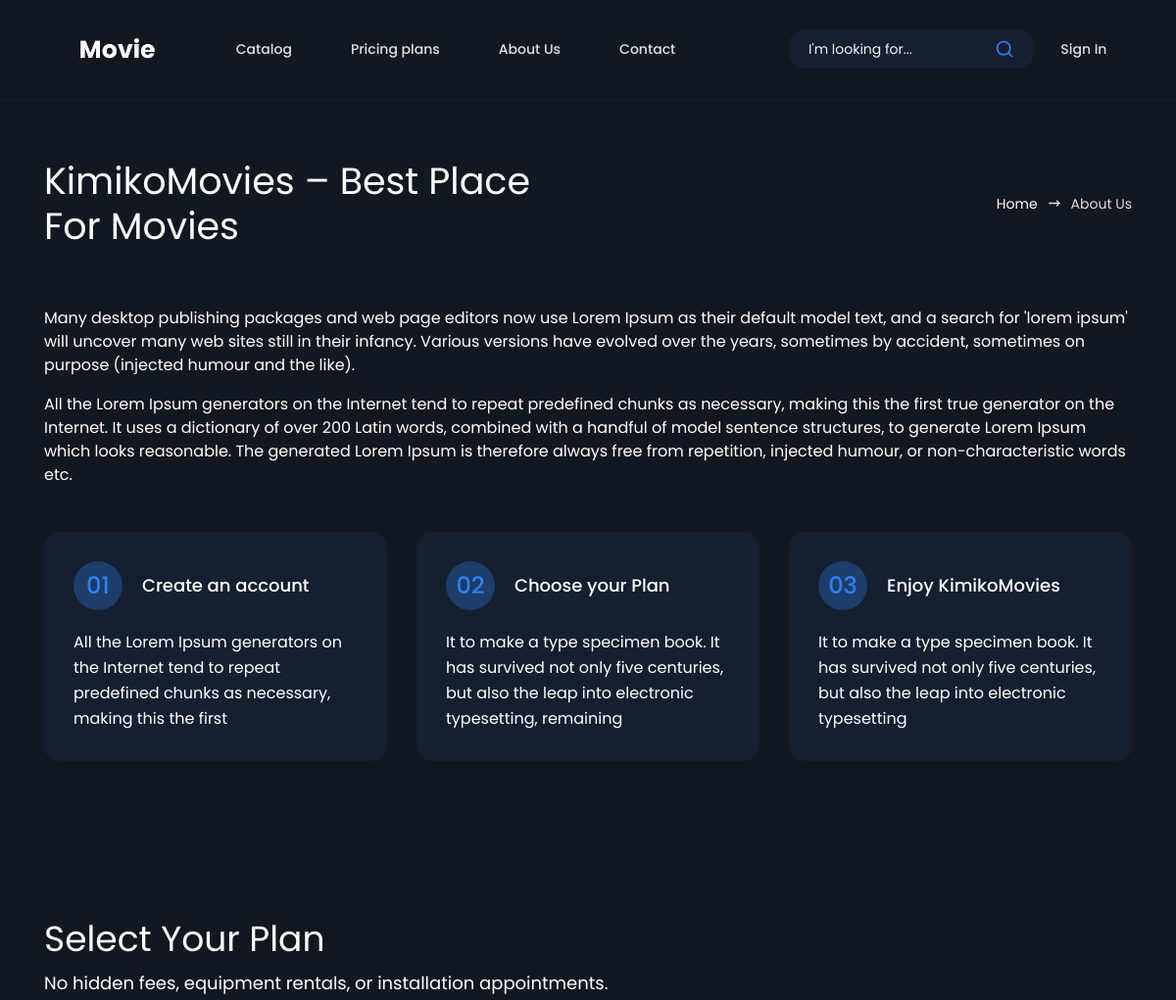
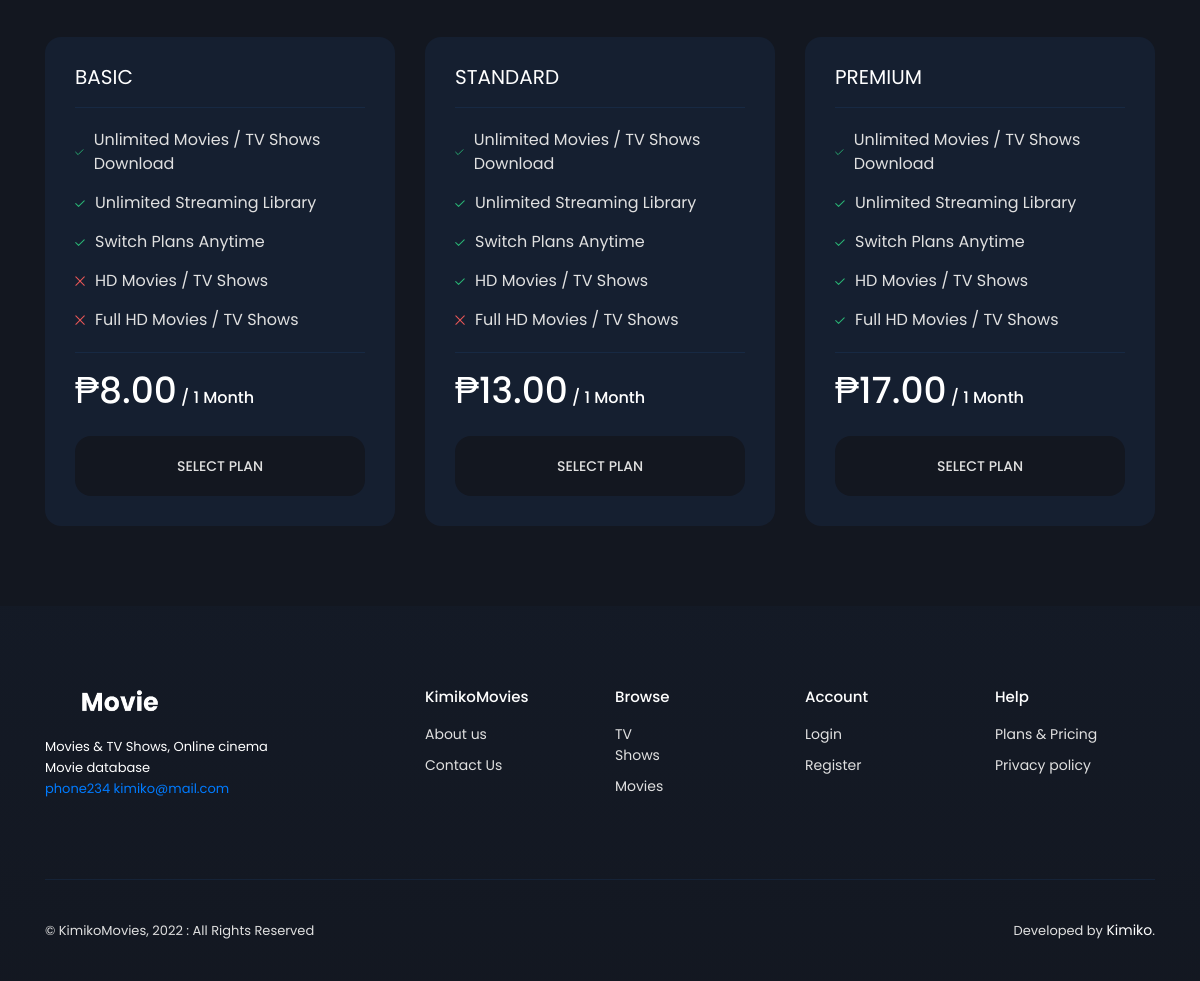
The app's page /pages/page_about.php with its own data (2 pictures, top to bottom).
### tables this page shows
CREATE TABLE `tbl_about` (
  `id` int(50) NOT NULL,
  `about` longtext NOT NULL,
  `tagline` longtext NOT NULL,
  `choose_plan` longtext NOT NULL,
  `account` longtext NOT NULL,
  `enjoy` longtext NOT NULL
);

CREATE TABLE `tbl_plans` (
  `id` int(50) NOT NULL,
  `plan` varchar(255) NOT NULL,
  `valid` varchar(255) NOT NULL,
  `cost` varchar(255) NOT NULL,
  `valid_type` varchar(255) NOT NULL,
  `max_size` varchar(255) NOT NULL DEFAULT '480'
);

### const/check_session.php (called while the page is built, shortened)
<?php
if(!isset($_COOKIE["__logged"])) {
$res = "0";
}
?>

### pages/page_about.php (the view, shortened to what this page needs)
<?php
require_once('../const/check_session.php');
switch($res) {
	case '0':
	$logged = "0";
	break;
}
try {
$conn = new PDO('mysql:host='.DBHost.';dbname='.DBName.';charset='.DBCharset.';collation='.DBCollation.';prefix='.DBPrefix.'', DBUser, DBPass);
$conn->setAttribute(PDO::ATTR_ERRMODE, PDO::ERRMODE_EXCEPTION);
$about = "";
$tagline = "";
$cp = "";
$acc = "";
$en = "";
$stmt = $conn->prepare("SELECT * FROM tbl_about LIMIT 1");
$stmt->execute();
$result = $stmt->fetchAll();
foreach($result as $row)
{
  $about = $row[1];
  $tagline = $row[2];
  $cp = $row[3];
  $acc = $row[4];
  $en = $row[5];
}
}catch(PDOException $e)
{
echo "Connection failed: " . $e->getMessage();
}
?>
<!DOCTYPE html>
<html lang="en">
<head>
	<link rel="stylesheet" href="css/bootstrap-reboot.min.css">
	<link rel="stylesheet" href="css/bootstrap-grid.min.css">
	<link rel="stylesheet" href="css/owl.carousel.min.css">
	<link rel="stylesheet" href="css/slider-radio.css">
	<link rel="stylesheet" href="css/select2.min.css">
	<link rel="stylesheet" href="css/magnific-popup.css">
	<link rel="stylesheet" href="css/plyr.css">
	<link rel="stylesheet" href="css/main.css">
</head>
<body>
	<?php require_once('../const/draws/header_v2.php'); ?>
	<section class="section section--head section--head-fixed">
		<div class="container">
			<div class="row">
				<div class="col-12 col-xl-6">
					<h1 class="section__title section__title--head"><?php echo AppName; ?> – <?php echo $tagline; ?></h1>
				</div>
				<div class="col-12 col-xl-6">
					<ul class="breadcrumb">
						<li class="breadcrumb__item"><a href="./">Home</a></li>
						<li class="breadcrumb__item breadcrumb__item--active">About Us</li>
					</ul>
				</div>
			</div>
		</div>
	</section>
	<section class="section section--pb0">
		<div class="container">
			<div class="row">
				<div class="col-12">
					<p class="section__text section__text--small"><?php echo $about; ?></p>
				</div>
			</div>
			<div class="row row--grid">
				<div class="col-12 col-lg-4">
					<div class="step">
						<span class="step__number">01</span>
						<h3 class="step__title">Create an account</h3>
						<p class="step__text"><?php echo $acc; ?></p>
					</div>
				</div>
				<div class="col-12 col-lg-4">
					<div class="step">
						<span class="step__number">02</span>
						<h3 class="step__title">Choose your Plan</h3>
						<p class="step__text"><?php echo $cp; ?></p>
					</div>
				</div>
				<div class="col-12 col-lg-4">
					<div class="step">
						<span class="step__number">03</span>
						<h3 class="step__title">Enjoy <?php echo AppName; ?></h3>
						<p class="step__text"><?php echo $en; ?></p>
					</div>
				</div>
			</div>
		</div>
	</section>
	<section class="section">
		<div class="container">
			<div class="row">
				<div class="col-12">
					<h2 class="section__title">Select Your Plan</h2>
					<p class="section__text">No hidden fees, equipment rentals, or installation appointments.</p>
				</div>
			</div>
			<div class="row">
				<?php
				try {
				$conn = new PDO('mysql:host='.DBHost.';dbname='.DBName.';charset='.DBCharset.';collation='.DBCollation.';prefix='.DBPrefix.'', DBUser, DBPass);
				$conn->setAttribute(PDO::ATTR_ERRMODE, PDO::ERRMODE_EXCEPTION);
					$stmt = $conn->prepare("SELECT * FROM tbl_plans ORDER BY id LIMIT 3");
					$stmt->execute();
					$result = $stmt->fetchAll();
					foreach($result as $row)
					{
						switch($row[4]) {
							case 'Months';
							if ($row[2] > 1) { $valid = ''.$row[2].' Months';}else{$valid = ''.$row[2].' Month';}
							break;
						}
						?>
						<div class="col-12 col-md-6 col-xl-4 order-md-2 order-xl-1">
							<div class="plan">
								<h3 class="plan__title"><?php echo strtoupper($row[1]); ?></h3>
								<ul class="plan__list">
									<li class="green"><svg width="19" height="14" viewBox="0 0 19 14" fill="none" xmlns="http://www.w3.org/2000/svg"><path d="M1.43994 6.95981L6.77477 12.2924L17.4399 1.62723" stroke-width="2" stroke-linecap="round" stroke-linejoin="round"/></svg> Unlimited Movies / TV Shows Download</li>
									<li class="green"><svg width="19" height="14" viewBox="0 0 19 14" fill="none" xmlns="http://www.w3.org/2000/svg"><path d="M1.43994 6.95981L6.77477 12.2924L17.4399 1.62723" stroke-width="2" stroke-linecap="round" stroke-linejoin="round"/></svg> Unlimited Streaming Library</li>
									<li class="green"><svg width="19" height="14" viewBox="0 0 19 14" fill="none" xmlns="http://www.w3.org/2000/svg"><path d="M1.43994 6.95981L6.77477 12.2924L17.4399 1.62723" stroke-width="2" stroke-linecap="round" stroke-linejoin="round"/></svg> Switch Plans Anytime</li>
									<?php
									if ($row[5] < 720) {
									?>
									<li class="red"> HD Movies / TV Shows</li>
									<?php
									}else{
									?><li class="green"><svg width="19" height="14" viewBox="0 0 19 14" fill="none" xmlns="http://www.w3.org/2000/svg"><path d="M1.43994 6.95981L6.77477 12.2924L17.4399 1.62723" stroke-width="2" stroke-linecap="round" stroke-linejoin="round"/></svg> HD Movies / TV Shows</li><?php
									}
									?>
									<?php
									if ($row[5] < 1080) {
									?>
									<li class="red"> Full HD Movies / TV Shows</li>
									<?php
									}else{
									?><li class="green"><svg width="19" height="14" viewBox="0 0 19 14" fill="none" xmlns="http://www.w3.org/2000/svg"><path d="M1.43994 6.95981L6.77477 12.2924L17.4399 1.62723" stroke-width="2" stroke-linecap="round" stroke-linejoin="round"/></svg> Full HD Movies / TV Shows</li><?php
									}
									?>
								</ul>
								<span class="plan__price"><?php if (AppCurrency == "") {}else{ print AppCurrency;} echo number_format($row[3],2); if (AppCurrency == "") {print ' '.strtoupper(AppISO).'';}else{}?><span> / <?php echo $valid; ?></span></span>
								<?php
								if ($logged == "1") {
								if ($role == "user") {
								?>
									<a href="core/select_plan?node=<?php echo $row[0]; ?>" class="plans__btn abp">Select plan</a>
								<?php
								}else{
								$ext__link = $_SERVER['REQUEST_SCHEME'] .'://'. $_SERVER['HTTP_HOST']. explode('?', $_SERVER['REQUEST_URI'], 2)[0];
								$ext__link = str_replace("about","core/select_plan?node=$row[0]", $ext__link);
								?>
									<a href="login?red=<?php echo $ext__link; ?>" class="plans__btn abp">Select plan</a>
								<?php
								}
								}else{
								$ext__link = $_SERVER['REQUEST_SCHEME'] .'://'. $_SERVER['HTTP_HOST']. explode('?', $_SERVER['REQUEST_URI'], 2)[0];
								$ext__link = str_replace("about","core/select_plan?node=$row[0]", $ext__link);
								?>
									<a href="login?red=<?php echo $ext__link; ?>" class="plans__btn abp">Select plan</a>
								<?php
								}
								?>
							</div>
						</div>
						<?php
					}
					}catch(PDOException $e)
					{
					echo "Connection failed: " . $e->getMessage();
					}
				?>
			</div>
		</div>
	</section>
<?php require_once('../const/draws/footer.php'); ?>
</body>
</html>

### records on screen
tbl_about: tagline "Best Place For Movies", about "Many desktop publishing packages and web page editors now use Lorem Ipsum as their default model text, and a search for 'lorem ipsum' will uncover many web sites still in their infancy. Various versions have evolved over the years, sometimes by accident, sometimes on purpose (injected humour and the like). All the Lorem Ipsum generators on the Internet tend to repeat predefined chunks as necessary, making this the first true generator on the Internet. It uses a dictionary of over 200 Latin words, combined with a handful of model sentence structures, to generate Lorem Ipsum which looks reasonable. The generated Lorem Ipsum is therefore always free from repetition, injected humour, or…", account "All the Lorem Ipsum generators on the Internet tend to repeat predefined chunks as necessary, making this the first", choose_plan "It to make a type specimen book. It has survived not only five centuries, but also the leap into electronic typesetting, remaining", enjoy "It to make a type specimen book. It has survived not only five centuries, but also the leap into electronic typesetting"
tbl_plans: plan "BASIC", max_size "HD Movies / TV Shows", cost "8.00", valid "1 Month"
tbl_plans: plan "STANDARD", max_size "HD Movies / TV Shows", cost "13.00", valid "1 Month"
tbl_plans: plan "PREMIUM", max_size "HD Movies / TV Shows", cost "17.00", valid "1 Month"

### other values on screen
AppName "KimikoMovies"
AppTopTxt "Movies & TV Shows, Online cinema Movie database"
AppPhone "phone234"
AppEmail "kimiko@mail.com"
